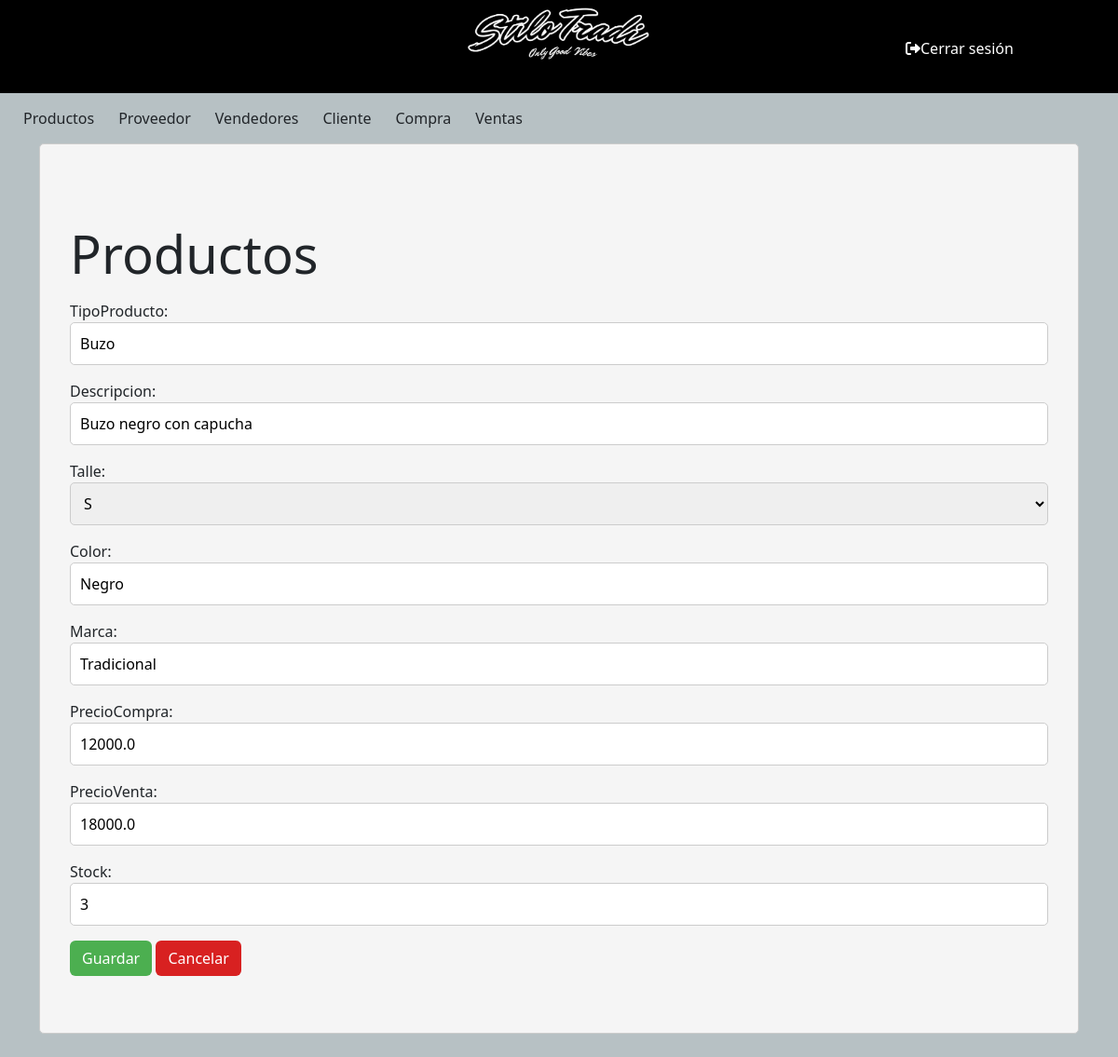
Page /producto/ProductoModif/3/ on the committed database.
### miAplicacion/models.py (models this page shows, shortened)
class Producto(models.Model):
    TipoProducto = models.CharField (max_length=50)
    Descripcion = models.CharField (max_length=50)
    Talle = models.CharField (max_length=50, choices=[('S', 'S' ),('M','M'),('L','L'),('XL','XL'),('XXL','XXL')])
    Color = models.CharField (max_length=50)
    Marca = models.CharField (max_length=50)
    PrecioCompra = models.FloatField ()
    PrecioVenta = models.FloatField ()
    Stock = models.IntegerField ()
    class Meta:
        ordering = ['TipoProducto', 'Descripcion']

### miAplicacion/views.py (the view)
# urls.py: path('producto/ProductoModif/<int:pk>/', views.ProductoModif.as_view(), name='ProductoModif'),
class ProductoModif(UpdateView):
    model = Producto
    form_class = ProductosForm
    template_name = 'frmProductos.html'
    success_url = reverse_lazy('productoLista')

### miAplicacion/forms.py
class ProductosForm(forms.ModelForm):
    class Meta:
        model = Producto
        fields = '__all__'
        widges = {
            'TipoProducto': forms.TextInput(attrs={'class': 'form-control'}),
            'Descripcion': forms.TextInput(attrs={'class': 'form-control'}),
            'Talle': forms.TextInput(attrs={'class': 'form-control'}),
            'Color': forms.TextInput(attrs={'class': 'form-control'}),
            'Marca': forms.TextInput(attrs={'class': 'form-control'}),
            'PrecioCompra': forms.NumberInput(attrs={'class': 'form-control', 'type': 'float'}),
            'PrecioVenta': forms.NumberInput(attrs={'class': 'form-control'}),
            'Stock': forms.NumberInput(attrs={'class': 'form-control'}),
        }

### miProyecto/templates/frmProductos.html (shortened to what this page needs)
{% extends 'base.html' %}
{% load static %}
{% block content %}
<div class="mi-contenedor">
    <div class="container mt-5">
        <div class="row">
            <h3 class="display-4 my-3">Productos</h3>
            <form method="POST" enctype="multipart/form-data" class="form" >
                {{ form.as_p }}
                <button class="btn custom-btn-aceptar" type="submit"  >Guardar</button>
                <a class="btn custom-btn-cancelar" href="/producto/ProductoLista">Cancelar</a>
            </form>
        </div>
    </div>
</div>
{% endblock %}

### miProyecto/static/estilos.css (style rules this page uses)
.mi-contenedor { background-color: #f5f5f5; padding: 20px; border: 1px solid #ccc; border-radius: 5px; }
input, select, textarea { width: 100%; margin: 5px 0; padding: 10px; border: 1px solid #ccc; border-radius: 5px; }
.btn.custom-btn-aceptar { background-color: #4CAF50; color:#ffffff; }
.btn.custom-btn-cancelar { background-color: rgb(216, 33, 33); color:#ffffff; }
.container { position: relative; margin-bottom: 25px; }

### miProyecto/templates/base.html (style rules this page uses)
body { background-color: rgb(183, 193, 196); }

### rows in the picture
Producto: TipoProducto "Buzo", Descripcion "Buzo negro con capucha", Talle "S", Color "Negro", Marca "Tradicional", PrecioCompra "12000.0", PrecioVenta "18000.0", Stock "3"
